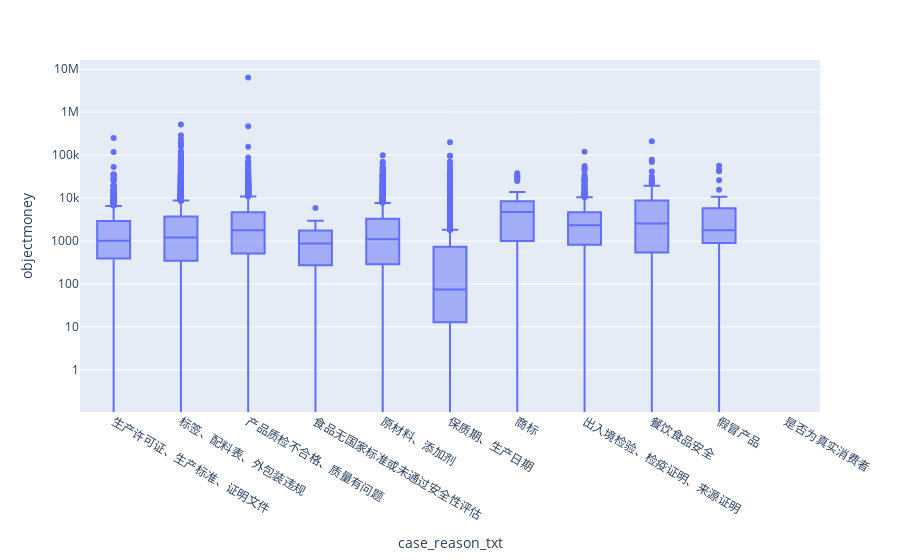

This figure's notebook cell:
### Code cell
fig_objm = px.box(
    reasonDf[['case_reason_txt', 'objectmoney']].drop_duplicates(), 
    x = 'case_reason_txt', 
    y = 'objectmoney'
)
fig_objm.update_yaxes(type="log")
fig_objm.show()

### Figure 1 — Plotly figure (JSON) as saved in the notebook; plotly's stock layout.template omitted (floating-point values rounded to 4 significant figures; data arrays with more than 128 entries replaced by an {"elided": "..."} marker saying what was removed)
{"data": [{"alignmentgroup": "True", "hovertemplate": "case_reason_txt=%{x}<br>objectmoney=%{y}<extra></extra>", "legendgroup": "", "marker": {"color": "#636efa"}, "name": "", "notched": false, "offsetgroup": "", "orientation": "v", "showlegend": false, "type": "box", "x": {"elided": "12014 str values"}, "x0": " ", "xaxis": "x", "y": {"elided": "12014 float values"}, "y0": " ", "yaxis": "y"}], "layout": {"boxmode": "group", "legend": {"tracegroupgap": 0}, "margin": {"t": 60}, "xaxis": {"anchor": "y", "domain": [0, 1], "title": {"text": "case_reason_txt"}}, "yaxis": {"anchor": "x", "domain": [0, 1], "title": {"text": "objectmoney"}, "type": "log"}}}
